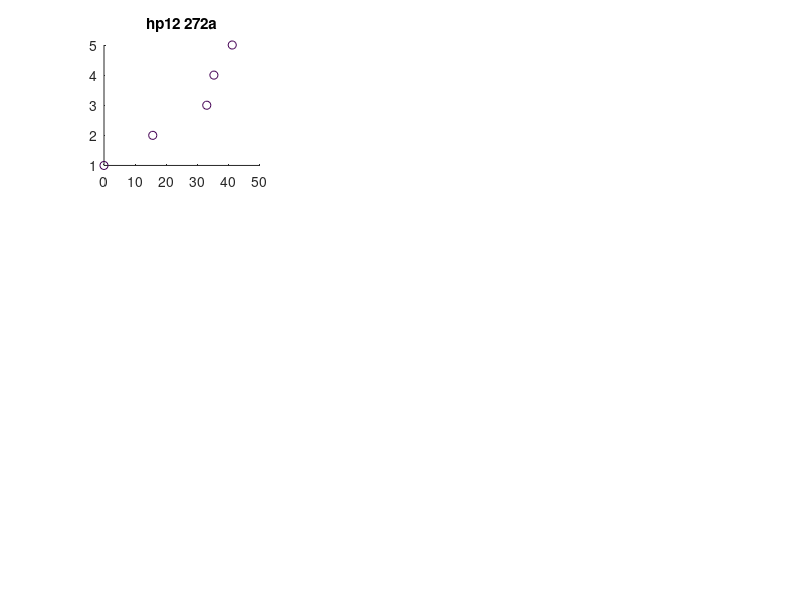

Write MATLAB code to recreate this figure. (Note: this script raises an error after producing the figure.)
load('countdata')
figure(9), clf
% for each file
fnum = [9 7 19 37 46 57 81 86 28]; %1:length(files)   
for i = 1:length(fnum); 
    f = fnum(i); 
    % find breaks
    a = diff(files(f).resp');
    % separate based on breaks - longer than 30 s? 
    b = find([a inf]>mean(a));
    % plot minus break start - get IBI within dives
    c = diff([0 b]); % length of the sequences
    d = cumsum(c); % endpoints of the sequences
    
    % plot something here
    figure(9), hold on
    subplot(3,3,i), hold on, title(regexprep(files(f).tag,'_',' '))
    for j = 1:length(d)-1
    h = scatter(files(f).resp(d(j)+1:d(j+1))-files(f).resp(d(j)+1),1:c(j+1),'o','markeredgecolor',files(f).col);
    %h.MarkerFaceAlpha = 0.4; 
    h.MarkerEdgeAlpha = 0.3; 
    end
end

ylabel('Number of breaths'), xlabel('Time (sec)')
print('PostDiveIBI_9spp','-dpng','-r300')

xlim([0 1500]), ylim ([0 50])
linkaxes
print('PostDiveIBI_9spp_axes','-dpng','-r300')